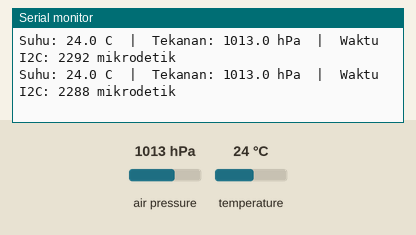
Simulated run of this program. Board: Arduino Uno, built with avr-gcc and run on an emulated ATmega328P. On the bench: the last lines printed to the serial monitor. The inputs (shaded band) are chosen by the test bench; at power-on: air pressure 1013 hPa, temperature 24 °C.

Above: at 2.8 s.
2.9 s: air pressure set to 952 hPa
At 3.8 s:
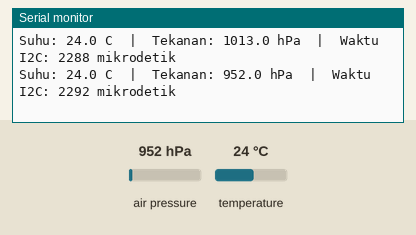
4.4 s: temperature set to 12 °C
At 5.7 s:
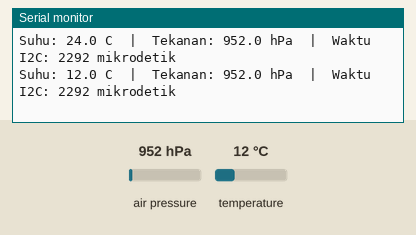
5.9 s: air pressure set to 1000 hPa
At 6.8 s:
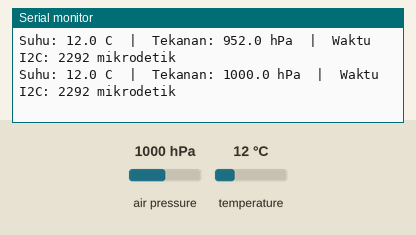
Timing chart, 0 to 8.9 s (numbered marks = the images above; inputs shaded):
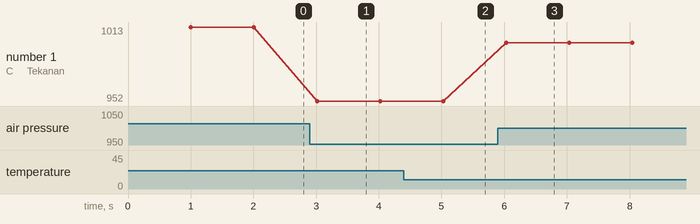

Measured:
- after the input at 2.9 s, the serial monitor: prints a new line after 0.12 s (image 1)
- after the input at 4.4 s, the serial monitor: prints a new line after 0.63 s (image 2)
- after the input at 5.9 s, the serial monitor: prints a new line after 0.13 s (image 3)
- plotted number 1: 1013 → 952 after the input at 2.9 s, 952 → 1000 after the input at 5.9 s

The program:

main.cpp
```cpp
#include <Arduino.h>
#include <Wire.h>
#include <Adafruit_BMP280.h>

Adafruit_BMP280 bmp; // Objek untuk GY-91 (BMP280)

unsigned long timerSensor = 0;
const long intervalBaca = 1000;

void setup() {
  Serial.begin(9600);
  Wire.begin();

  // --- EKSPERIMEN KECEPATAN ---
  // Coba mulai dari 100000 (100 kHz), lalu naikkan ke 400000 (400 kHz),
  // lalu coba angka ekstrem seperti 800000 (800 kHz) atau 1000000 (1 MHz)!
  Wire.setClock(100000);

  // Memulai sensor di alamat 0x76
  if (bmp.begin(0x76)) {
    Serial.println("Sensor GY-91 (BMP280) Siap. Memulai pengujian kecepatan...");
  } else {
    Serial.println("GY-91 tidak terdeteksi! Cek kabel.");
  }
}

void loop() {
  if (millis() - timerSensor >= intervalBaca) {

    // 1. Stopwatch Start
    unsigned long waktuMulai = micros();

    // 2. Tarik dua data sekaligus (Suhu & Tekanan)
    float suhu = bmp.readTemperature();
    float tekanan = bmp.readPressure() / 100.0F;

    // 3. Stopwatch Stop
    unsigned long waktuSelesai = micros();

    // 4. Hitung durasi
    unsigned long durasi = waktuSelesai - waktuMulai;

    // Tampilkan hasil
    Serial.print("Suhu: "); Serial.print(suhu, 1); Serial.print(" C  |  ");
    Serial.print("Tekanan: "); Serial.print(tekanan, 1); Serial.print(" hPa  |  ");

    Serial.print("Waktu I2C: ");
    Serial.print(durasi);
    Serial.println(" mikrodetik");

    timerSensor = millis();
  }
}
```
